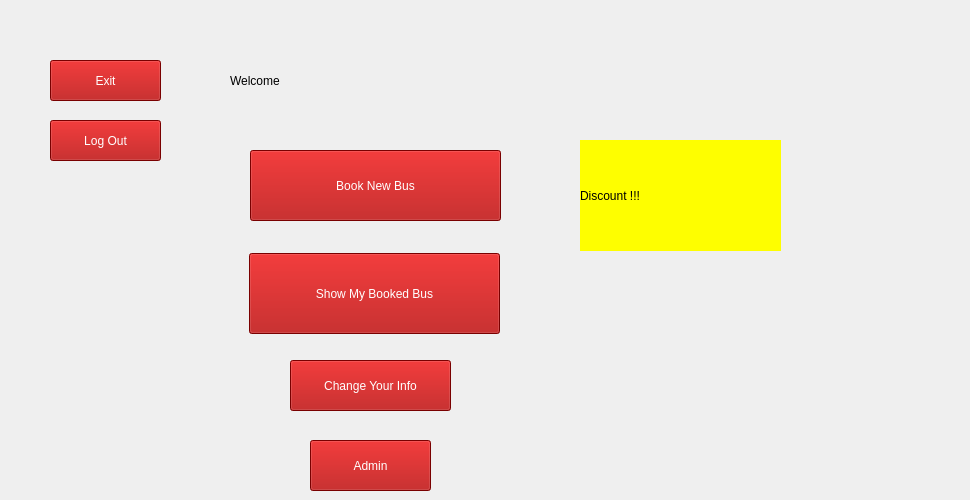
      <widget class="QWidget" name="Home_page">
       <widget class="QLabel" name="Welcome_text">
        <property name="geometry">
         <rect>
          <x>230</x>
          <y>60</y>
          <width>301</width>
          <height>41</height>
         </rect>
        </property>
        <property name="styleSheet">
         <string notr="true">
color: rgb(0, 0, 0);
font: 24pt &quot;Algerian&quot;;
font: 48pt &quot;Algerian&quot;;</string>
        </property>
        <property name="text">
         <string>Welcome</string>
        </property>
       </widget>
       <widget class="QPushButton" name="Book_new_bus_button">
        <property name="geometry">
         <rect>
          <x>250</x>
          <y>150</y>
          <width>251</width>
          <height>71</height>
         </rect>
        </property>
        <property name="styleSheet">
         <string notr="true">background-color: rgb(170, 0, 0);
color: rgb(255, 255, 255);
font: 700 9pt &quot;Segoe UI&quot;;
font: 700 9pt &quot;Segoe UI&quot;;
font: 14pt &quot;Segoe UI&quot;;</string>
        </property>
        <property name="text">
         <string>Book New Bus</string>
        </property>
       </widget>
       <widget class="QPushButton" name="Show_booked_bus_button">
        <property name="geometry">
         <rect>
          <x>249</x>
          <y>253</y>
          <width>251</width>
          <height>81</height>
         </rect>
        </property>
        <property name="styleSheet">
         <string notr="true">background-color: rgb(170, 0, 0);
color: rgb(255, 255, 255);
font: 700 9pt &quot;Segoe UI&quot;;
font: 700 9pt &quot;Segoe UI&quot;;
font: 14pt &quot;Segoe UI&quot;;</string>
        </property>
        <property name="text">
         <string>Show My Booked Bus</string>
        </property>
       </widget>
       <widget class="QPushButton" name="Log_out_button">
        <property name="geometry">
         <rect>
          <x>50</x>
          <y>120</y>
          <width>111</width>
          <height>41</height>
         </rect>
        </property>
        <property name="styleSheet">
         <string notr="true">background-color: rgb(170, 0, 0);
color: rgb(255, 255, 255);
font: 700 9pt &quot;Segoe UI&quot;;
font: 700 9pt &quot;Segoe UI&quot;;
font: 14pt &quot;Segoe UI&quot;;</string>
        </property>
        <property name="text">
         <string>Log Out</string>
        </property>
       </widget>
       <widget class="QPushButton" name="AdminButton">
        <property name="geometry">
         <rect>
          <x>310</x>
          <y>440</y>
          <width>121</width>
          <height>51</height>
         </rect>
        </property>
        <property name="styleSheet">
         <string notr="true">background-color: rgb(170, 0, 0);
color: rgb(255, 255, 255);
font: 700 9pt &quot;Segoe UI&quot;;
font: 700 9pt &quot;Segoe UI&quot;;
font: 14pt &quot;Segoe UI&quot;;</string>
        </property>
        <property name="text">
         <string>Admin</string>
        </property>
       </widget>
       <widget class="QPushButton" name="ExitButton">
        <property name="geometry">
         <rect>
          <x>50</x>
          <y>60</y>
          <width>111</width>
          <height>41</height>
         </rect>
        </property>
        <property name="styleSheet">
         <string notr="true">background-color: rgb(170, 0, 0);
color: rgb(255, 255, 255);
font: 700 9pt &quot;Segoe UI&quot;;
font: 700 9pt &quot;Segoe UI&quot;;
font: 14pt &quot;Segoe UI&quot;;</string>
        </property>
        <property name="text">
         <string>Exit</string>
        </property>
       </widget>
       <widget class="QLabel" name="customer">
        <property name="geometry">
         <rect>
          <x>530</x>
          <y>40</y>
          <width>271</width>
          <height>71</height>
         </rect>
        </property>
        <property name="text">
         <string/>
        </property>
       </widget>
       <widget class="QLabel" name="DiscountDiclare">
        <property name="geometry">
         <rect>
          <x>580</x>
          <y>140</y>
          <width>201</width>
          <height>111</height>
         </rect>
        </property>
        <property name="styleSheet">
         <string notr="true">color: rgb(0, 0, 0);
background-color: rgb(254, 254, 0);
font: 700 26pt &quot;Segoe UI&quot;;</string>
        </property>
        <property name="text">
         <string>Discount !!!</string>
        </property>
       </widget>
       <widget class="QLabel" name="TheOffer">
        <property name="geometry">
         <rect>
          <x>570</x>
          <y>250</y>
          <width>391</width>
          <height>81</height>
         </rect>
        </property>
        <property name="text">
         <string/>
        </property>
       </widget>
       <widget class="QPushButton" name="ChangeInfoButton">
        <property name="geometry">
         <rect>
          <x>290</x>
          <y>360</y>
          <width>161</width>
          <height>51</height>
         </rect>
        </property>
        <property name="styleSheet">
         <string notr="true">background-color: rgb(170, 0, 0);
color: rgb(255, 255, 255);
font: 700 9pt &quot;Segoe UI&quot;;
font: 700 9pt &quot;Segoe UI&quot;;
font: 14pt &quot;Segoe UI&quot;;</string>
        </property>
        <property name="text">
         <string>Change Your Info</string>
        </property>
       </widget>
      </widget>
